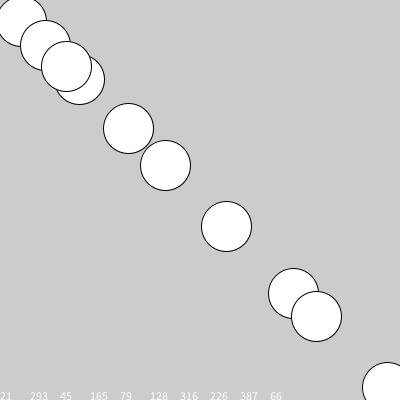
Frame 1 (no input)
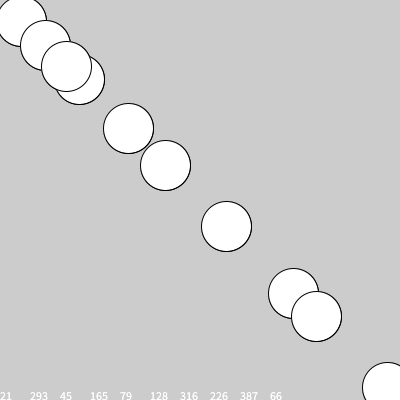
Frame 2 (the mouse pressed at the canvas centre, redrawn once)

The Processing sketch that drew these frames (run headless with seeded random() and noise(); the mouse was pressed at the canvas centre and the sketch redrawn once):

// Processing sketch: Arrays10rev1
// ── Arrays10rev1.pde
// Your name goes here

// Set the size of the output window and turn draw() loop off
void setup()
{
  size(400, 400);
  noLoop();
}

void draw()
{
  // Initialize the centers[] array and counter to calculate x-coordinate 
  // for the text() function call
  int[] centers = {21, 293, 45, 165, 79, 128, 316, 226, 387, 66};
  int ctr = 0;
  
  // Iterate through the centers[] array using a for-each loop and draw the circles
  for (int c : centers)
  {
    ellipse(c, c, 50, 50);
    text(c, ctr * 30, height);
    ctr++;
  }
}
